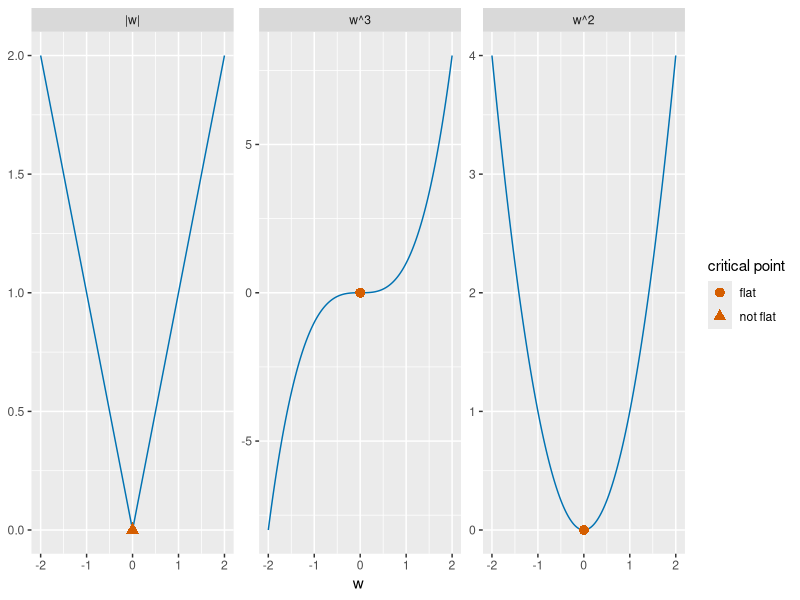

Generate this figure with R:
## ---- chunk 1
#| label: critical-point-r
#| fig-alt: >-
#|   Three panels over w from -2 to 2. Left: the absolute value of w, a V shape
#|   with a sharp corner at the origin marked by a vermilion triangle. Middle:
#|   w cubed, rising and flat at the origin, marked by a vermilion circle.
#|   Right: w squared, a parabola with its lowest point at the origin marked by
#|   a vermilion circle.
#| fig-height: 3
#| fig-width: 7
cp_w_fc <- seq(-2, 2, length.out = 201)
cp_abs_value_fc <- abs(cp_w_fc)
cp_abs_fc <- tibble::tibble(w = cp_w_fc, value = cp_abs_value_fc, panel = "|w|")
cp_cube_fc <- tibble::tibble(w = cp_w_fc, value = cp_w_fc^3, panel = "w^3")
cp_square_fc <- tibble::tibble(w = cp_w_fc, value = cp_w_fc^2, panel = "w^2")
cp_curves_fc <- dplyr::bind_rows(cp_abs_fc, cp_cube_fc, cp_square_fc)
cp_levels_fc <- c("|w|", "w^3", "w^2")
cp_curves_fc$panel <- factor(cp_curves_fc$panel, levels = cp_levels_fc)
cp_kinds_fc <- c("not flat", "flat", "flat")
cp_marks_fc <- tibble::tibble(
  w = 0, value = 0, panel = cp_levels_fc, kind = cp_kinds_fc
)
cp_marks_fc$panel <- factor(cp_marks_fc$panel, levels = cp_levels_fc)
cp_aes_fc <- ggplot2::aes(w, value)
cp_marks_aes_fc <- ggplot2::aes(shape = kind)
cp_shapes_fc <- c("flat" = 16, "not flat" = 17)
ggplot2::ggplot(cp_curves_fc, cp_aes_fc) +
  ggplot2::geom_line(colour = "#0072B2") +
  ggplot2::geom_point(
    data = cp_marks_fc, mapping = cp_marks_aes_fc,
    colour = "#D55E00", size = 3
  ) +
  ggplot2::scale_shape_manual(values = cp_shapes_fc) +
  ggplot2::facet_wrap(~panel, scales = "free_y") +
  ggplot2::labs(x = "w", y = NULL, shape = "critical point")
